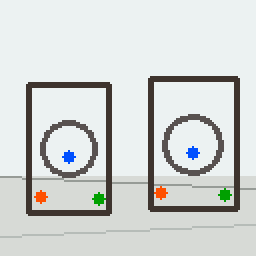
#> input picture tests/fixtures/web_floor/images/multi_wheel.png, 128 x 128 px (shown 2 times larger); its folder holds only this picture in this run
$ python manual_keypoint_annotator.py
#> lines starting #> are read from the running program, lines starting #| are printed output that depends on the picture
"""Manual real-photo annotator for the wheel keypoint format.

Bridges the gap until the Android plugin starts sending real batches:
walks a directory of photos, opens each one in an OpenCV window, and lets
the user click

    bbox corner 1  →  bbox corner 2
    A floor/raycast point  →  B floor/raycast point
    C disc bottom

per wheel. Bbox should enclose the **full wheel including the tire**.

Semantics (2026-05-14 revision — see docs/KEYPOINT_SPEC.md):
    * A = left floor / raycast point. Screen-space pixel on the floor
      / base near the wheel's footprint, used by AR as a raycast
      source onto the floor plane. **NOT** a metal-rim edge point.
    * B = right floor / raycast point. Mirror of A on the right side
      of the wheel's footprint. **NOT** a metal-rim edge point.
    * C = lowest visible point of the metal rim / disc. NOT tire,
      NOT floor, NOT the tire/ground contact point.

Press ``a`` to add another wheel on the same image, ``n`` / ``Enter``
to save and advance, ``r`` to reset the current wheel, ``s`` to mark
the image as having no wheels, ``q`` to quit.

The annotations land incrementally in ``--annotations-dir`` (one
``<stem>.json`` per processed image) so a crash or quit doesn't lose
work. When the loop exits (any reason), images + annotations are
packaged into ``--output-root`` in the plugin's on-disk layout
(`images/`, `annotations/`, `metadata/source_info.json`) so the rest of
the pipeline (`check_keypoint_incoming.py`,
`convert_keypoint_incoming_to_yolo_pose.py`, ...) consumes the bundle
as if it came from the plugin.

The annotation JSON shape matches the plugin contract exactly:

    {
      "frame_id": "<image_stem>",
      "image":    "<filename>",
      "wheels": [
        {
          "bbox_xyxy": [x1, y1, x2, y2],
          "points": {
            "a":             [x, y],
            "b":             [x, y],
            "c_disc_bottom": [x, y]
          }
        }
      ]
    }

Usage:
    python src/manual_keypoint_annotator.py \\
        --images-dir       data/manual_real/images \\
        --annotations-dir  data/manual_real/annotations \\
        --output-root      data/incoming/manual_real \\
        --start-index      0

Pure helper functions (bbox normalisation, builders, writers) are kept
free of OpenCV imports so they can be unit-tested headlessly.
"""

from __future__ import annotations

import argparse
import json
import shutil
import sys
from pathlib import Path

IMAGE_EXTS = {".jpg", ".jpeg", ".png", ".bmp", ".webp"}
SOURCE_NAME = "manual_real"
SOURCE_NOTE = "manual real-photo sanity dataset"
ANNOTATION_METHOD = "manual clicks"

# Keys carried by auto-draft annotations that must be stripped before the
# cleaned annotation goes into the plugin batch — `check_keypoint_incoming.py`
# rejects unknown keys inside `points`, and the AR contract forbids per-wheel
# diagnostics. The top-level `_draft` / `_warning` / `_annotation_method` are
# dropped too so the cleaned bundle is indistinguishable from manual output.
DRAFT_WHEEL_DROP_KEYS: frozenset[str] = frozenset(
    {
        "_detector_conf",
        "_vehicle_conf",
        "_vehicle_class",
        "_mask_area_px",
        "_needs_review",
        "_review_reasons",
        "_circularity",
        "_brightness",
    }
)
DRAFT_TOPLEVEL_DROP_KEYS: frozenset[str] = frozenset(
    {"_draft", "_warning", "_annotation_method"}
)

# Drag/select hit radius in DISPLAY-space pixels. Generous so users can
# grab a 4-px keypoint marker without zooming. Tuned to be small enough
# that 3 keypoints on the same 60-px wheel are still individually
# selectable.
DRAG_HIT_RADIUS_PX = 14

# Click sequence per wheel — index into this list is the next click expected.
# Wording is the canonical UI text under the 2026-05-14 spec revision:
# A/B are floor / raycast points (screen-space raycast sources onto the
# floor plane near the wheel's footprint / base), NOT metal-rim edges.
# Do not reintroduce "rim left / rim right" / "metal rim left/right" /
# "left/right point of metal rim" wording.
CLICK_LABELS: tuple[str, str, str, str, str] = (
    "bbox corner 1",
    "bbox corner 2",
    "A floor/raycast point",
    "B floor/raycast point",
    "C disc bottom",
)

# Display-side cap. Big photos get scaled down for the window; clicks are
# rescaled back to original pixel coordinates before they enter the JSON.
DEFAULT_MAX_DISPLAY_SIDE = 1280


# ---------------------------------------------------------------------------
# Pure helpers (no OpenCV) — covered by tests/test_manual_keypoint_annotator.py
# ---------------------------------------------------------------------------


# [41 lines left out: functions normalize_bbox, build_wheel, build_annotation, not called in this run]


def build_source_info() -> dict:
    """Metadata documenting the batch's provenance for the converter."""
    return {
        "source_name": SOURCE_NAME,
        "note": SOURCE_NOTE,
        "annotation_method": ANNOTATION_METHOD,
    }


# [165 lines left out: functions strip_draft_wheel, load_draft_wheels, find_hit_keypoint, find_hit_bbox, apply_keypoint_drag, write_annotation, not called in this run]


def write_source_info(meta_dir: Path) -> Path:
    """Write ``meta_dir/source_info.json`` and return its path."""
    meta_dir.mkdir(parents=True, exist_ok=True)
    out = meta_dir / "source_info.json"
    out.write_text(json.dumps(build_source_info(), indent=2), encoding="utf-8")
    return out


def list_images(images_dir: Path, start_index: int = 0) -> list[Path]:
    """Sorted list of image files in ``images_dir`` from ``start_index``."""
    if not images_dir.is_dir():
        return []
    all_images = sorted(
        p for p in images_dir.iterdir() if p.suffix.lower() in IMAGE_EXTS
    )
    if start_index < 0:
        start_index = 0
    return all_images[start_index:]


def scale_for_display(img_h: int, img_w: int, max_side: int) -> float:
    """Scale factor s ∈ (0, 1] such that scaled ``max(w, h) ≤ max_side``.

    Used so big photos (12 MP phone shots) fit on screen, while clicks are
    still recorded in original-pixel coordinates by inverse-scaling.
    """
    longer = max(int(img_h), int(img_w))
    if longer <= 0 or longer <= max_side:
        return 1.0
    return float(max_side) / float(longer)


# [10 lines left out: function display_to_image_coord, not called in this run]


def package_output(
    images_dir: Path,
    annotations_dir: Path,
    output_root: Path,
) -> dict:
    """Mirror ``images_dir`` + ``annotations_dir`` into the plugin's on-disk
    layout under ``output_root``.

    Only images that have a matching ``<stem>.json`` in ``annotations_dir``
    are copied — unfinished work stays out of the convert step. Returns a
    summary dict with counts so the CLI can print it.
    """
    out_images = output_root / "images"
    out_annos = output_root / "annotations"
    out_meta = output_root / "metadata"
    for d in (out_images, out_annos, out_meta):
        d.mkdir(parents=True, exist_ok=True)

    n_images = 0
    n_annotations = 0
    if images_dir.is_dir():
        for img_path in sorted(images_dir.iterdir()):
            if img_path.suffix.lower() not in IMAGE_EXTS:
                continue
            anno_path = annotations_dir / f"{img_path.stem}.json"
            if not anno_path.exists():
                continue
            shutil.copy2(img_path, out_images / img_path.name)
            shutil.copy2(anno_path, out_annos / anno_path.name)
            n_images += 1
            n_annotations += 1
    source_info_path = write_source_info(out_meta)
    return {
        "images_copied": n_images,
        "annotations_copied": n_annotations,
        "source_info": str(source_info_path),
        "output_root": str(output_root),
    }


# ---------------------------------------------------------------------------
# GUI loop (OpenCV) — not directly unit-tested, but kept thin
# ---------------------------------------------------------------------------


def parse_args(argv: list[str] | None = None) -> argparse.Namespace:
    p = argparse.ArgumentParser(
        description="Manual real-photo wheel keypoint annotator"
    )
    p.add_argument(
        "--images-dir",
        type=Path,
        default=Path("data/manual_real/images"),
        help="Directory of real photos to annotate.",
    )
    p.add_argument(
        "--annotations-dir",
        type=Path,
        default=Path("data/manual_real/annotations"),
        help="Where per-image annotation JSONs are written incrementally.",
    )
    p.add_argument(
        "--output-root",
        type=Path,
        default=Path("data/incoming/manual_real"),
        help="Plugin-layout bundle written on exit (images/ + annotations/ + "
        "metadata/source_info.json).",
    )
    p.add_argument(
        "--start-index",
        type=int,
        default=0,
        help="Skip the first N images in --images-dir (alphabetical).",
    )
    p.add_argument(
        "--max-display-side",
        type=int,
        default=DEFAULT_MAX_DISPLAY_SIDE,
        help="Maximum side length (px) of the displayed image. Clicks are "
        "always recorded in original-pixel coordinates.",
    )
    p.add_argument(
        "--rerun",
        action="store_true",
        help="If set, re-annotate images that already have a JSON in "
        "--annotations-dir (default: skip them).",
    )
    p.add_argument(
        "--prefill-from",
        type=Path,
        default=None,
        help="Optional directory of draft annotation JSONs (e.g. output of "
        "auto_annotate_wheels.py). When present, each image opens with "
        "its draft wheels already drawn; press y/Enter to accept, drag "
        "any keypoint to fix it, click inside a bbox + d to drop a "
        "wheel, e to clear all and re-click from scratch.",
    )
    return p.parse_args(argv)


def _render(
    canvas,
    wheels: list[dict],
    current_clicks: list,
    scale: float,
    status: str,
    selected_idx: int | None = None,
) -> None:
    """Draw committed wheels + keypoints using the AR mock-spec colours.
    (yellow) + status."""
    import cv2  # local import keeps headless tests fast

    h, w = canvas.shape[:2]

    # Committed wheels — full green, except the selected one in red.
    for w_idx, wheel in enumerate(wheels):
        x1, y1, x2, y2 = (int(round(v * scale)) for v in wheel["bbox_xyxy"])
        bbox_color = (0, 0, 255) if w_idx == selected_idx else (0, 200, 0)
        cv2.rectangle(canvas, (x1, y1), (x2, y2), bbox_color, 2)
        cv2.putText(
            canvas,
            f"#{w_idx}",
            (x1, max(y1 - 6, 12)),
            cv2.FONT_HERSHEY_SIMPLEX,
            0.5,
            bbox_color,
            1,
            cv2.LINE_AA,
        )
        for name, color in (
            ("a", (0, 0, 255)),  # A — red
            ("b", (255, 0, 0)),  # B — blue
            ("c_disc_bottom", (0, 255, 0)),  # C — green
        ):
            xy = wheel["points"][name]
            cv2.circle(
                canvas,
                (int(round(xy[0] * scale)), int(round(xy[1] * scale))),
                4,
                color,
                -1,
            )

    # Current-wheel-in-progress clicks — yellow dots.
    for i, click in enumerate(current_clicks):
        cv2.circle(canvas, (int(click[0]), int(click[1])), 5, (0, 255, 255), 2)
        cv2.putText(
            canvas,
            CLICK_LABELS[i].split(" ", 1)[0],
            (int(click[0]) + 6, int(click[1]) - 6),
            cv2.FONT_HERSHEY_SIMPLEX,
            0.4,
            (0, 255, 255),
            1,
            cv2.LINE_AA,
        )

    # If both bbox corners are placed, show the bbox preview.
    if len(current_clicks) >= 2:
        x1 = int(min(current_clicks[0][0], current_clicks[1][0]))
        y1 = int(min(current_clicks[0][1], current_clicks[1][1]))
        x2 = int(max(current_clicks[0][0], current_clicks[1][0]))
        y2 = int(max(current_clicks[0][1], current_clicks[1][1]))
        cv2.rectangle(canvas, (x1, y1), (x2, y2), (0, 255, 255), 1)

    # Status line at the top.
    cv2.rectangle(canvas, (0, 0), (w, 22), (0, 0, 0), -1)
    cv2.putText(
        canvas,
        status,
        (6, 16),
        cv2.FONT_HERSHEY_SIMPLEX,
        0.5,
        (255, 255, 255),
        1,
        cv2.LINE_AA,
    )


def _annotate_image(
    image_path: Path,
    max_display_side: int,
    prefill_wheels: list[dict] | None = None,
) -> list[dict] | str:
    """Run the click UI for one image. Returns either:

    - list[dict]: the wheels list (possibly empty) to save.
    - "skip":     user pressed `s` — save empty wheels.
    - "quit":     user pressed `q` — caller should finalise + exit.

    If ``prefill_wheels`` is non-empty, those wheels are drawn from the
    start. The user can drag any keypoint to fix it, click inside a bbox
    + press ``d`` to drop a wheel, or press ``e`` to clear all wheels
    and re-click from scratch. Adding extra wheels on top of the
    prefilled set still works via the existing 5-click sequence.
    """
    import cv2

    img = cv2.imread(str(image_path))
    if img is None:
        print(f"WARN: cannot decode {image_path}, skipping")
        return "skip"

    h, w = img.shape[:2]
    scale = scale_for_display(h, w, max_display_side)
    disp_size = (int(round(w * scale)), int(round(h * scale)))

    window = "manual_keypoint_annotator"
    cv2.namedWindow(window, cv2.WINDOW_AUTOSIZE)

    wheels: list[dict] = [dict(w) for w in (prefill_wheels or [])]
    current_clicks: list[tuple[float, float]] = []  # display-space
    selected_wheel_idx: list[int | None] = [None]

    # Drag state. Boxed in a list so the nested mouse callback can mutate
    # it without nonlocal gymnastics. Layout: [active, wheel_idx, point_name].
    drag_state: list = [False, None, None]

    # [28 lines left out: function on_mouse, not called in this run]

    cv2.setMouseCallback(window, on_mouse)

    while True:
        display = cv2.resize(img, disp_size, interpolation=cv2.INTER_AREA)
        next_label = (
            CLICK_LABELS[len(current_clicks)]
            if len(current_clicks) < len(CLICK_LABELS)
            else "complete — press n/Enter or a"
        )
        sel = selected_wheel_idx[0]
        sel_info = f" selected:#{sel}" if sel is not None else ""
        status = (
            f"{image_path.name} | wheels: {len(wheels)}{sel_info} | "
            f"click {len(current_clicks)}/{len(CLICK_LABELS)}: {next_label} | "
            "n/Enter=save  d=drop-selected  e=clear-all  a=add  r=reset  s=skip  q=quit"
        )
        _render(display, wheels, current_clicks, scale, status, selected_idx=sel)
        cv2.imshow(window, display)

        key = cv2.waitKey(20) & 0xFF
        if key == 255:
            continue

        if key in (ord("q"),):
            cv2.destroyWindow(window)
            return "quit"
        if key == ord("r"):
            current_clicks.clear()
            continue
        if key == ord("s"):
            cv2.destroyWindow(window)
            return "skip"
        if key == ord("d"):
            sel = selected_wheel_idx[0]
            if sel is not None and 0 <= sel < len(wheels):
                dropped = wheels.pop(sel)
                selected_wheel_idx[0] = None
                print(f"INFO: dropped wheel #{sel} (bbox {dropped.get('bbox_xyxy')})")
            else:
                print(
                    "INFO: no wheel selected — click inside a bbox first, then press d."
                )
            continue
        if key == ord("e"):
            if wheels:
                print(f"INFO: cleared {len(wheels)} pre-filled wheel(s)")
            wheels.clear()
            selected_wheel_idx[0] = None
            current_clicks.clear()
            continue
        if key in (ord("n"), ord("y"), 13, 10):  # n / y / Enter (CR/LF)
            if len(current_clicks) == len(CLICK_LABELS):
                wheels.append(_finalise_wheel(current_clicks, scale))
                current_clicks.clear()
            elif len(current_clicks) > 0:
                # Partial wheel — refuse, keep state.
                print(
                    f"INFO: {len(current_clicks)}/{len(CLICK_LABELS)} clicks "
                    "placed — finish the wheel or press r to reset."
                )
                continue
            cv2.destroyWindow(window)
            return wheels
        if key == ord("a"):
            if len(current_clicks) == len(CLICK_LABELS):
                wheels.append(_finalise_wheel(current_clicks, scale))
                current_clicks.clear()
                print(f"INFO: saved wheel #{len(wheels) - 1}, add another")
            else:
                print(
                    f"INFO: finish the current wheel ({len(current_clicks)}/"
                    f"{len(CLICK_LABELS)} clicks) before adding another."
                )
            continue


# [5 lines left out: function _finalise_wheel, not called in this run]


def main(argv: list[str] | None = None) -> int:
    args = parse_args(argv)

    if not args.images_dir.is_dir():
        print(f"ERROR: images dir not found: {args.images_dir}")
        return 2

    args.annotations_dir.mkdir(parents=True, exist_ok=True)

    images = list_images(args.images_dir, start_index=args.start_index)
    if not images:
        print(f"ERROR: no images in {args.images_dir} from index {args.start_index}")
        return 1

    prefill_dir: Path | None = args.prefill_from
    if prefill_dir is not None and not prefill_dir.is_dir():
        print(f"ERROR: --prefill-from is not a directory: {prefill_dir}")
        return 2

    print(f"Annotating {len(images)} image(s) from {args.images_dir}")
    print(f"Annotations land in:  {args.annotations_dir}")
    print(f"Output bundle root:   {args.output_root}")
    if prefill_dir is not None:
        print(f"Prefill drafts from:  {prefill_dir}")
        print(
            "Keys: y/n/Enter = save+next, d = drop selected wheel, "
            "e = clear all, a = add wheel, r = reset, s = skip, q = quit"
        )
    else:
        print("Keys: n/Enter = save+next, a = add wheel, r = reset, s = skip, q = quit")

    processed = 0
    quit_requested = False
    for img_path in images:
        anno_path = args.annotations_dir / f"{img_path.stem}.json"
        if anno_path.exists() and not args.rerun:
            print(f"SKIP (already annotated): {img_path.name}")
            continue

        prefill_wheels: list[dict] = []
        if prefill_dir is not None:
            draft_path = prefill_dir / f"{img_path.stem}.json"
            prefill_wheels = load_draft_wheels(draft_path)
            if prefill_wheels:
                print(
                    f"PREFILL: {draft_path.name} -> "
                    f"{len(prefill_wheels)} draft wheel(s)"
                )

        result = _annotate_image(
            img_path, args.max_display_side, prefill_wheels=prefill_wheels
        )
#> in _annotate_image, img is the input picture: shape (128, 128, 3); mean B, G, R 211.9, 213.8, 210
#> in _render, `cv2.putText( canvas, status, (6, 16), cv2.FONT_HERSHEY_SIMPLEX, 0.5, (..`:
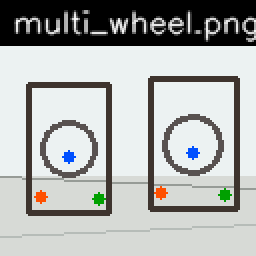
#> canvas: shape (128, 128, 3) (shown 2 times larger); mean B, G, R 174, 175.8, 173.1
#> (key q is pressed here)
        if result == "quit":
            quit_requested = True
            break
        if result == "skip":
            wheels: list[dict] = []
        else:
            wheels = result

        annotation = build_annotation(img_path.stem, img_path.name, wheels)
        write_annotation(anno_path, annotation)
        processed += 1
        print(f"SAVED: {anno_path.name} ({len(wheels)} wheel(s))")

    summary = package_output(args.images_dir, args.annotations_dir, args.output_root)
    print()
    print("Session summary:")
    print(f"  Processed this run:  {processed}")
    print(f"  Quit requested:      {quit_requested}")
    print("Output bundle:")
    print(f"  images_copied:       {summary['images_copied']}")
    print(f"  annotations_copied:  {summary['annotations_copied']}")
    print(f"  source_info:         {summary['source_info']}")
    print(f"  output_root:         {summary['output_root']}")
    print()
    print("Next: validate the bundle:")
    print(f"  python src/check_keypoint_incoming.py --source-root {args.output_root}")
    return 0


if __name__ == "__main__":
    sys.exit(main())
#> (the program exits here)

$ run again, on tests/fixtures/web_floor/images/normalized_distance.png
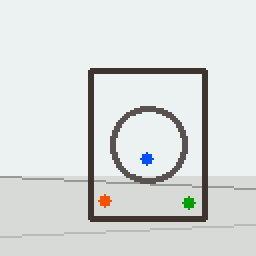
#> input picture tests/fixtures/web_floor/images/normalized_distance.png, 128 x 128 px (shown 2 times larger)
#> in _annotate_image, img is the input picture: shape (128, 128, 3); mean B, G, R 219.7, 221.3, 217
#> in _render, `cv2.putText( canvas, status, (6, 16), cv2.FONT_HERSHEY_SIMPLEX, 0.5, (..`:
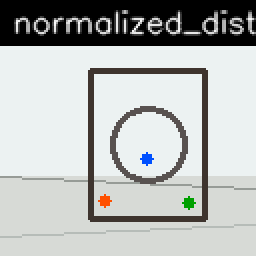
#> canvas: shape (128, 128, 3) (shown 2 times larger); mean B, G, R 181.7, 183.3, 180.2

$ run again, on tests/fixtures/web_floor/images/wheel_floor.png
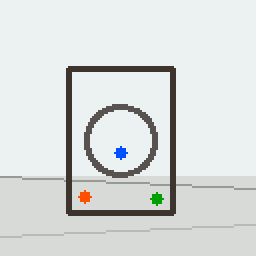
#> input picture tests/fixtures/web_floor/images/wheel_floor.png, 128 x 128 px (shown 2 times larger)
#> in _annotate_image, img is the input picture: shape (128, 128, 3); mean B, G, R 220.1, 221.7, 217.4
#> in _render, `cv2.putText( canvas, status, (6, 16), cv2.FONT_HERSHEY_SIMPLEX, 0.5, (..`:
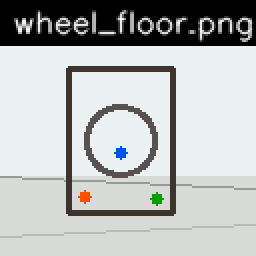
#> canvas: shape (128, 128, 3) (shown 2 times larger); mean B, G, R 182.1, 183.7, 180.5
